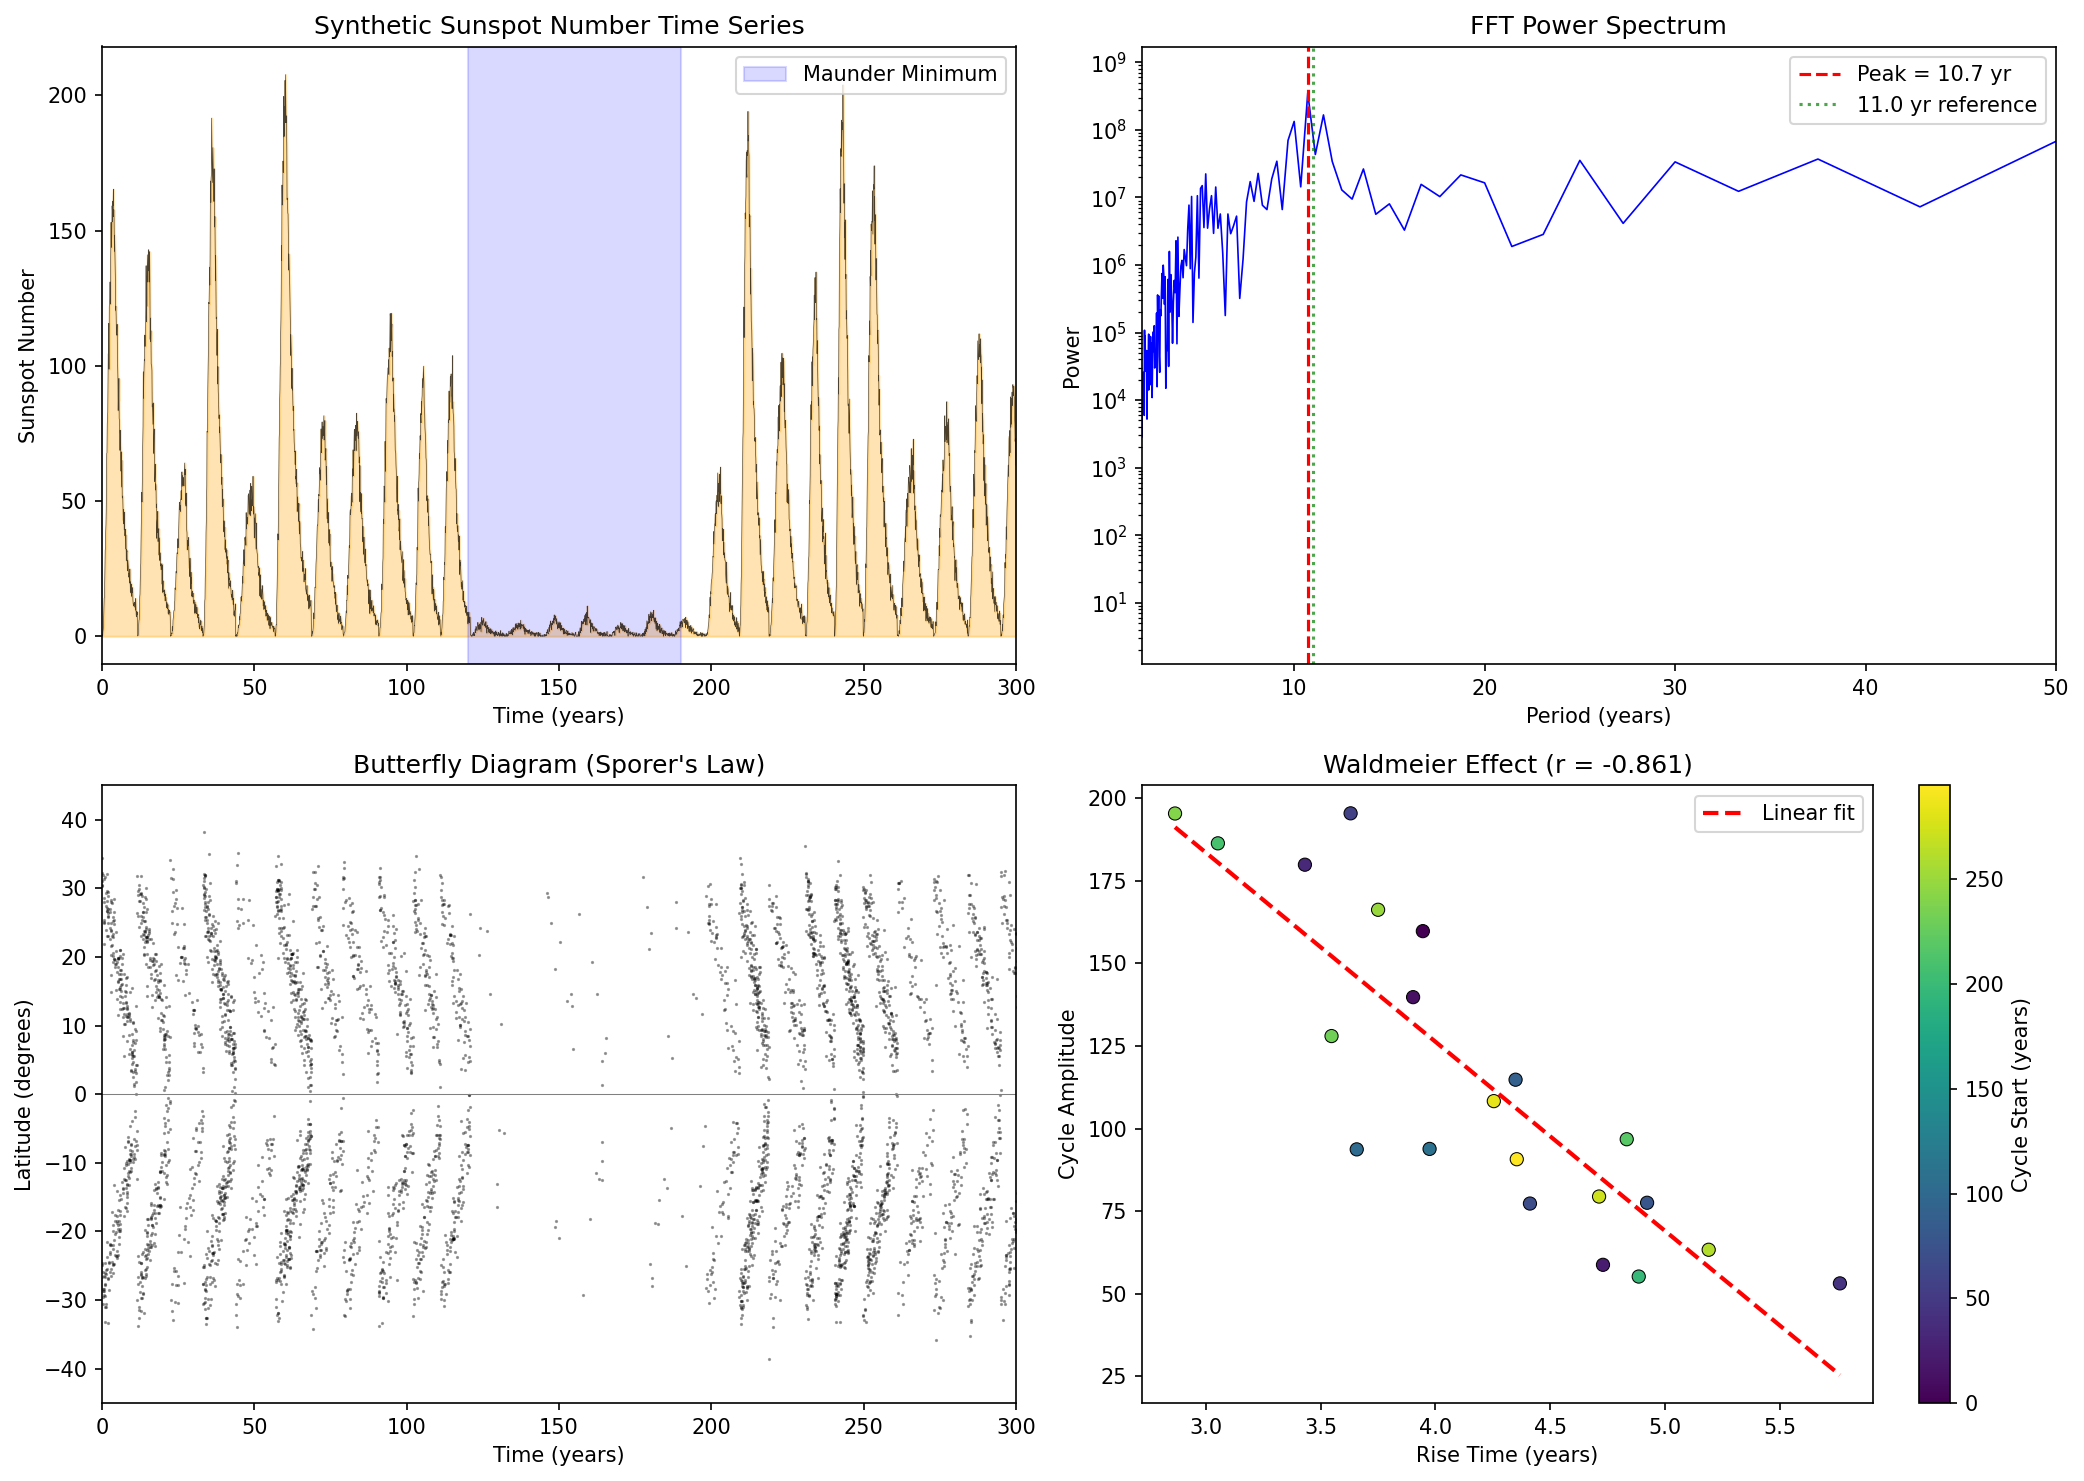

The Python source for this figure:
"""
Solar Cycle Analysis: Sunspot Number, FFT Periodicity, and Waldmeier Effect.

Demonstrates:
- Synthetic sunspot number time series spanning ~300 years
- Waldmeier effect: shorter rise time for stronger cycles
- Maunder Minimum: period of anomalously low solar activity (~1645-1715)
- FFT power spectrum analysis to extract the ~11-year periodicity
- Simplified butterfly diagram showing latitude migration of sunspots
- Correlation between cycle rise time and amplitude

Physics:
    The solar magnetic activity cycle has a mean period of ~11 years (Schwabe cycle).
    Sunspot number is the primary observational proxy for this cycle. The Waldmeier
    effect states that stronger cycles rise faster to maximum, i.e., rise time is
    anti-correlated with peak amplitude. Sporer's law describes the equatorward
    migration of sunspot emergence latitudes over each cycle.
"""

import numpy as np
import matplotlib.pyplot as plt

np.random.seed(42)

# --- Parameters ---
dt = 1.0 / 12  # monthly resolution (years)
T_total = 300.0  # total span in years
t = np.arange(0, T_total, dt)
N = len(t)

# --- Generate synthetic sunspot cycles ---
# Each cycle has a period, amplitude, and asymmetric profile (fast rise, slow decay)
cycle_amplitudes = []
cycle_rise_times = []
cycle_starts = []

ssn = np.zeros(N)  # sunspot number array
current_t = 0.0
cycle_num = 0

while current_t < T_total:
    # Random cycle period: 9-14 years, centered on 11
    period = np.random.normal(11.0, 1.2)
    period = np.clip(period, 9.0, 14.0)

    # Random amplitude: 50-200
    amplitude = np.random.uniform(50, 200)

    # Waldmeier effect: rise time inversely related to amplitude
    # Stronger cycles rise faster (rise fraction 0.25-0.45 of period)
    rise_fraction = 0.45 - 0.15 * (amplitude - 50) / 150
    rise_time = rise_fraction * period
    decay_time = period - rise_time

    # Maunder Minimum: suppress amplitude for years ~120-190 (mimicking 1645-1715)
    if 120 < current_t < 190:
        amplitude *= 0.05  # nearly zero sunspots

    cycle_amplitudes.append(amplitude)
    cycle_rise_times.append(rise_time)
    cycle_starts.append(current_t)

    # Build asymmetric profile using Hathaway function approximation
    # f(t') = A * (t'/rise)^3 / (exp((t'/rise)^2) - 0.71)  (simplified)
    for i in range(N):
        t_rel = t[i] - current_t
        if 0 <= t_rel < period:
            if t_rel < rise_time:
                # Rising phase: cubic rise
                phase = t_rel / rise_time
                ssn[i] += amplitude * (phase ** 3) * np.exp(-3 * (phase - 1))
            else:
                # Decay phase: exponential decay
                phase = (t_rel - rise_time) / decay_time
                ssn[i] += amplitude * np.exp(-3 * phase)

    current_t += period
    cycle_num += 1

# Add Gaussian noise (proportional to sqrt of signal, Poisson-like)
noise = np.random.normal(0, 1, N) * np.sqrt(np.maximum(ssn, 1.0)) * 0.5
ssn = np.maximum(ssn + noise, 0)

# --- FFT Analysis ---
# Remove mean and apply Hann window to reduce spectral leakage
ssn_detrended = ssn - np.mean(ssn)
window = np.hanning(N)
ssn_windowed = ssn_detrended * window

fft_vals = np.fft.rfft(ssn_windowed)
freqs = np.fft.rfftfreq(N, d=dt)  # in cycles/year
power = np.abs(fft_vals) ** 2

# Find dominant period
valid = freqs > 0.01  # exclude very low frequencies
peak_idx = np.argmax(power[valid])
peak_freq = freqs[valid][peak_idx]
peak_period = 1.0 / peak_freq

print("=" * 60)
print("SOLAR CYCLE ANALYSIS")
print("=" * 60)
print(f"Total simulated span: {T_total:.0f} years ({cycle_num} cycles)")
print(f"Mean cycle period (from generation): "
      f"{np.mean(np.diff(cycle_starts)):.2f} years")
print(f"FFT dominant period: {peak_period:.2f} years")
print(f"Amplitude range: {min(cycle_amplitudes):.1f} - {max(cycle_amplitudes):.1f}")

# Waldmeier effect correlation
amps = np.array(cycle_amplitudes)
rises = np.array(cycle_rise_times)
# Exclude Maunder Minimum cycles (very low amplitude) for correlation
mask = amps > 10
corr = np.corrcoef(amps[mask], rises[mask])[0, 1]
print(f"Waldmeier correlation (amplitude vs rise time): {corr:.3f}")
print(f"  (Negative = stronger cycles rise faster)")

# --- Butterfly Diagram Data ---
# For each cycle, sunspot latitude starts at ~30 deg and migrates to ~5 deg
butterfly_t = []
butterfly_lat = []
for i, t_start in enumerate(cycle_starts):
    period = (cycle_starts[i + 1] - t_start) if i + 1 < len(cycle_starts) else 11.0
    amp = cycle_amplitudes[i]
    if amp < 5:
        continue  # skip Maunder Minimum cycles
    n_spots = int(amp * 2)  # number of synthetic sunspots proportional to amplitude
    for _ in range(n_spots):
        t_spot = t_start + np.random.uniform(0, period)
        phase = (t_spot - t_start) / period
        # Latitude: starts at ±(25-35) deg, ends at ±(5-10) deg (Sporer's law)
        lat_center = 30 - 25 * phase
        lat = np.random.normal(lat_center, 3)
        sign = np.random.choice([-1, 1])
        butterfly_t.append(t_spot)
        butterfly_lat.append(sign * lat)

# --- Plotting ---
fig, axes = plt.subplots(2, 2, figsize=(14, 10))

# 1. Sunspot number time series
ax = axes[0, 0]
ax.plot(t, ssn, 'k-', linewidth=0.3, alpha=0.7)
ax.fill_between(t, 0, ssn, alpha=0.3, color='orange')
ax.axvspan(120, 190, alpha=0.15, color='blue', label='Maunder Minimum')
ax.set_xlabel('Time (years)')
ax.set_ylabel('Sunspot Number')
ax.set_title('Synthetic Sunspot Number Time Series')
ax.legend(loc='upper right')
ax.set_xlim(0, T_total)

# 2. FFT Power Spectrum
ax = axes[0, 1]
periods = 1.0 / freqs[1:]  # skip DC component
ax.semilogy(periods, power[1:], 'b-', linewidth=0.8)
ax.axvline(peak_period, color='r', linestyle='--',
           label=f'Peak = {peak_period:.1f} yr')
ax.axvline(11.0, color='g', linestyle=':', alpha=0.7, label='11.0 yr reference')
ax.set_xlabel('Period (years)')
ax.set_ylabel('Power')
ax.set_title('FFT Power Spectrum')
ax.set_xlim(2, 50)
ax.legend()

# 3. Butterfly Diagram
ax = axes[1, 0]
ax.scatter(butterfly_t, butterfly_lat, s=0.3, c='black', alpha=0.4)
ax.set_xlabel('Time (years)')
ax.set_ylabel('Latitude (degrees)')
ax.set_title('Butterfly Diagram (Sporer\'s Law)')
ax.set_ylim(-45, 45)
ax.set_xlim(0, T_total)
ax.axhline(0, color='gray', linewidth=0.5)

# 4. Waldmeier Effect
ax = axes[1, 1]
sc = ax.scatter(rises[mask], amps[mask], c=np.array(cycle_starts)[mask],
                cmap='viridis', s=40, edgecolors='k', linewidths=0.5)
ax.set_xlabel('Rise Time (years)')
ax.set_ylabel('Cycle Amplitude')
ax.set_title(f'Waldmeier Effect (r = {corr:.3f})')
plt.colorbar(sc, ax=ax, label='Cycle Start (years)')
# Fit line
z = np.polyfit(rises[mask], amps[mask], 1)
x_fit = np.linspace(rises[mask].min(), rises[mask].max(), 50)
ax.plot(x_fit, np.polyval(z, x_fit), 'r--', linewidth=2, label='Linear fit')
ax.legend()

plt.tight_layout()
plt.savefig('/opt/projects/01_Personal/03_Study/examples/Solar_Physics/07_sunspot_cycle.png',
            dpi=150, bbox_inches='tight')
plt.show()

print("\nPlot saved to 07_sunspot_cycle.png")
